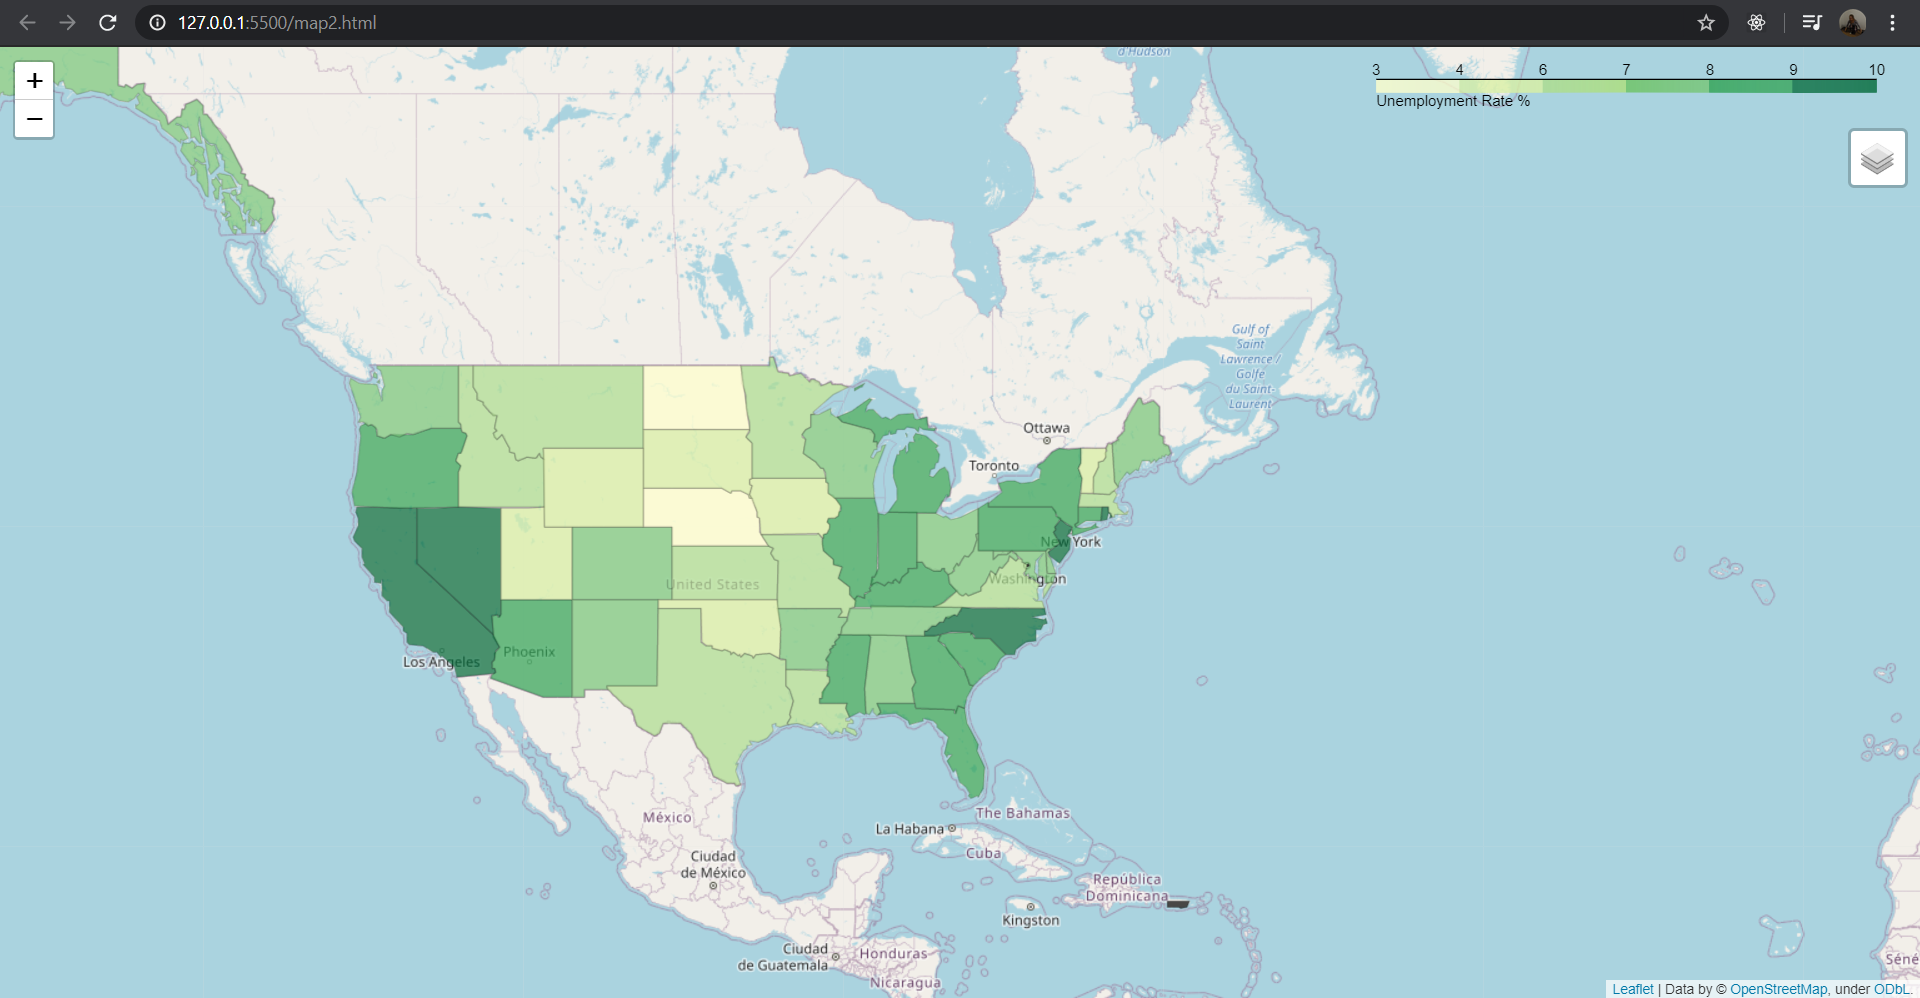

Reproduce this figure in Python.
import folium
import pandas as pd
import os

states = os.path.join('data', 'us-states.json')
unemployment_data = os.path.join('data', 'us_unemployment.csv')
state_data = pd.read_csv(unemployment_data)

m = folium.Map(location=[48, -102], zoom_start=3)

m.choropleth(
    geo_data=states,
    name='chloropleth',
    data=state_data,
    columns=['State', 'Unemployment'],
    key_on='feature.id',
    fill_color='YlGn',
    fill_opacity=0.7,
    line_opacity=0.2,
    legend_name='Unemployment Rate %'
)

folium.LayerControl().add_to(m)

m.save('map2.html')
